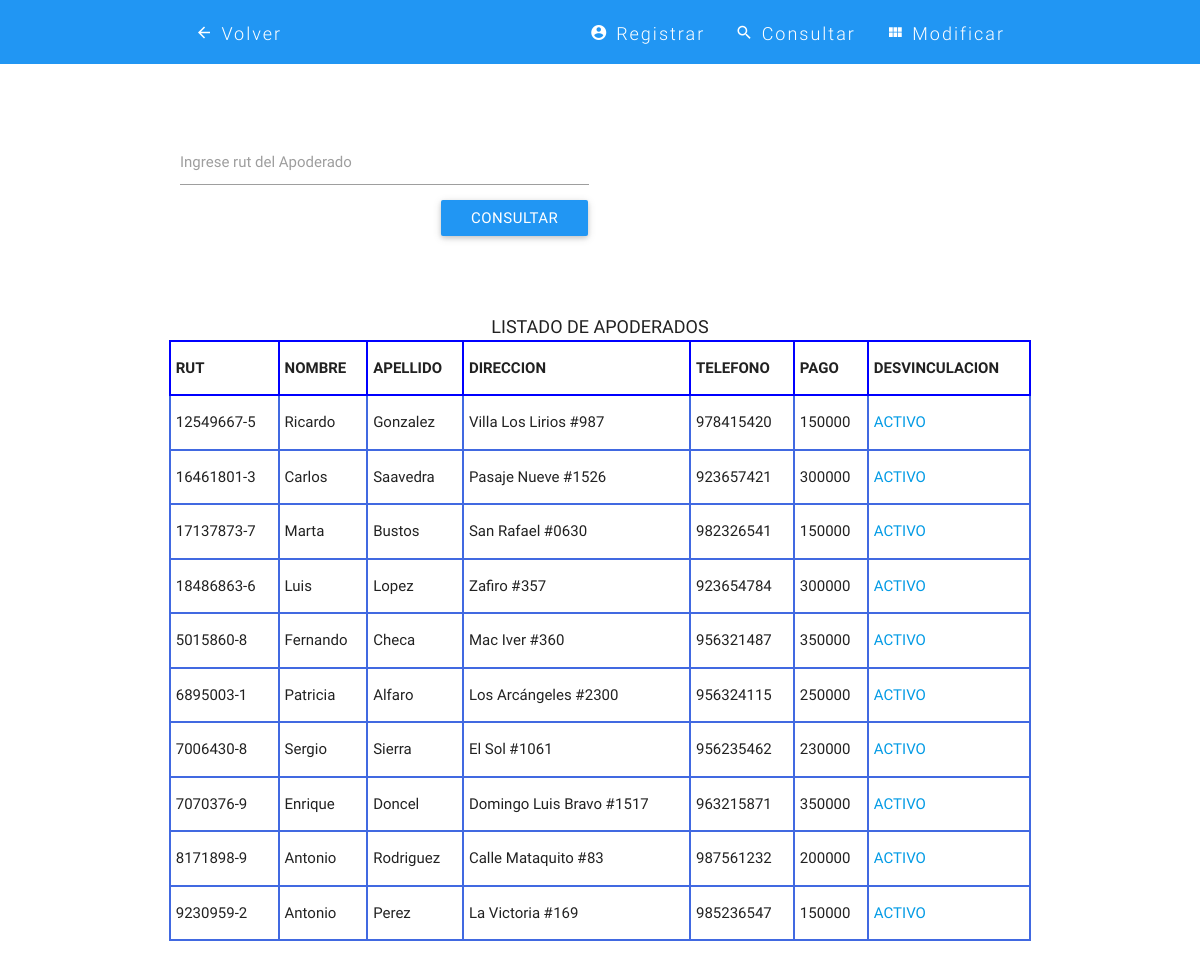
The app's page /apoeli.php with its own data.
### tables this page shows
CREATE TABLE IF NOT EXISTS `apoderados` (
  `rut` varchar(20) NOT NULL COMMENT 'Registra el rut del apoderado',
  `nombre` varchar(20) NOT NULL COMMENT 'Registra el nombre del apoderado',
  `apellido` varchar(25) NOT NULL COMMENT 'Registra el apellido del apoderado',
  `direccion` varchar(30) NOT NULL COMMENT 'Registra la direccion del apoderado',
  `PASSWORD` varchar(30) NOT NULL COMMENT 'Registra la password del apoderado',
  `telefono` varchar(30) NOT NULL COMMENT 'Registra el telefono del apoderado',
  `pago` int(8) NOT NULL COMMENT 'Registra el monto total a pagar del apoderado',
  `abono` int(8) NOT NULL,
  `causal` varchar(50) NOT NULL,
  `estado` varchar(20) NOT NULL COMMENT 'Indica si el apoderado esta activo del sistema',
  PRIMARY KEY (`rut`)
);

### utilidades.php (the view, shortened to what this page needs)
<?php
class utilidades
{
    private $m;
    private function conexion(){
        $this->m = new MySQLi("localhost","root","","sbsystem");
    }
                ?>
            <?php
    public function listarapoderado2(){
        $sql = "select rut, nombre, apellido, direccion,PASSWORD, telefono,pago,estado from apoderados";
        $sentencia = $this->m->query($sql);
        while($rs = $sentencia->fetch_array(MYSQLI_BOTH)){
            echo "<tr style=\"border: 2px solid royalblue\">";
            echo "<td style=\"border: 2px solid royalblue\">" . $rs[0] . "</td>";
            echo "<td style=\"border: 2px solid royalblue\">" . $rs[1] . "</td>";
            echo "<td style=\"border: 2px solid royalblue\">" . $rs[2] . "</td>";
            echo "<td style=\"border: 2px solid royalblue\">" . $rs[3] . "</td>";
            echo "<td style=\"border: 2px solid royalblue\">" . $rs[5] . "</td>";
            echo "<td style=\"border: 2px solid royalblue\">" . $rs[6] . "</td>";
            echo "<td><a href='apoeli.php?ruteli=$rs[0]'>".$rs[7]."</a></td>";
            echo "</tr>";
        }
    }
}

### records on screen
apoderados: rut "12549667-5", nombre "Ricardo", apellido "Gonzalez", direccion "Villa Los Lirios #987", telefono "978415420", pago "150000", estado "ACTIVO"
apoderados: rut "16461801-3", nombre "Carlos", apellido "Saavedra", direccion "Pasaje Nueve #1526", telefono "923657421", pago "300000", estado "ACTIVO"
apoderados: rut "17137873-7", nombre "Marta", apellido "Bustos", direccion "San Rafael #0630", telefono "982326541", pago "150000", estado "ACTIVO"
apoderados: rut "18486863-6", nombre "Luis", apellido "Lopez", direccion "Zafiro #357", telefono "923654784", pago "300000", estado "ACTIVO"
apoderados: rut "5015860-8", nombre "Fernando", apellido "Checa", direccion "Mac Iver #360", telefono "956321487", pago "350000", estado "ACTIVO"
apoderados: rut "6895003-1", nombre "Patricia", apellido "Alfaro", direccion "Los Arcángeles #2300", telefono "956324115", pago "250000", estado "ACTIVO"
apoderados: rut "7006430-8", nombre "Sergio", apellido "Sierra", direccion "El Sol #1061", telefono "956235462", pago "230000", estado "ACTIVO"
apoderados: rut "7070376-9", nombre "Enrique", apellido "Doncel", direccion "Domingo Luis Bravo #1517", telefono "963215871", pago "350000", estado "ACTIVO"
apoderados: rut "8171898-9", nombre "Antonio", apellido "Rodriguez", direccion "Calle Mataquito #83", telefono "987561232", pago "200000", estado "ACTIVO"
apoderados: rut "9230959-2", nombre "Antonio", apellido "Perez", direccion "La Victoria #169", telefono "985236547", pago "150000", estado "ACTIVO"
